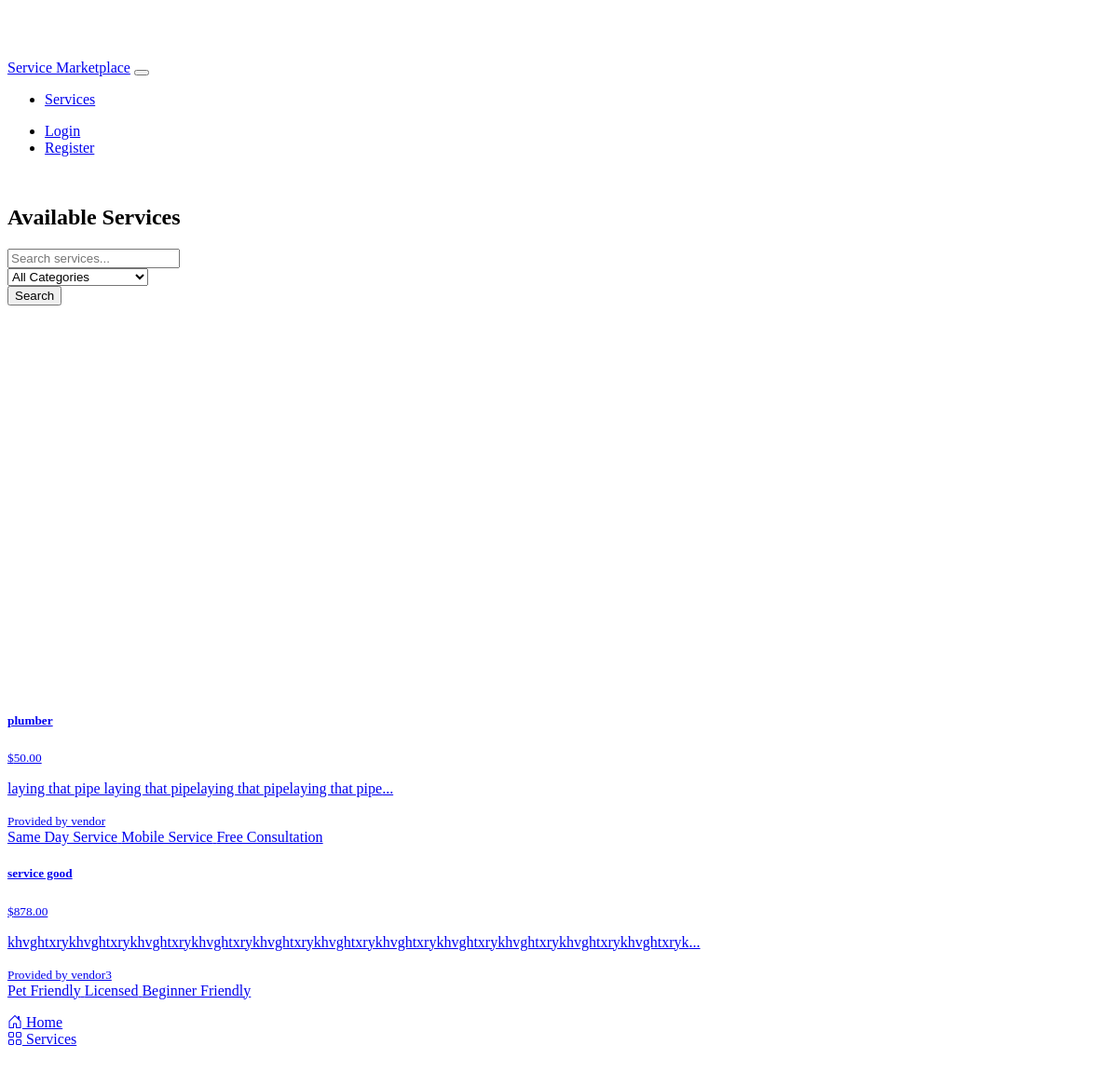
Page /services on the earlier database version.
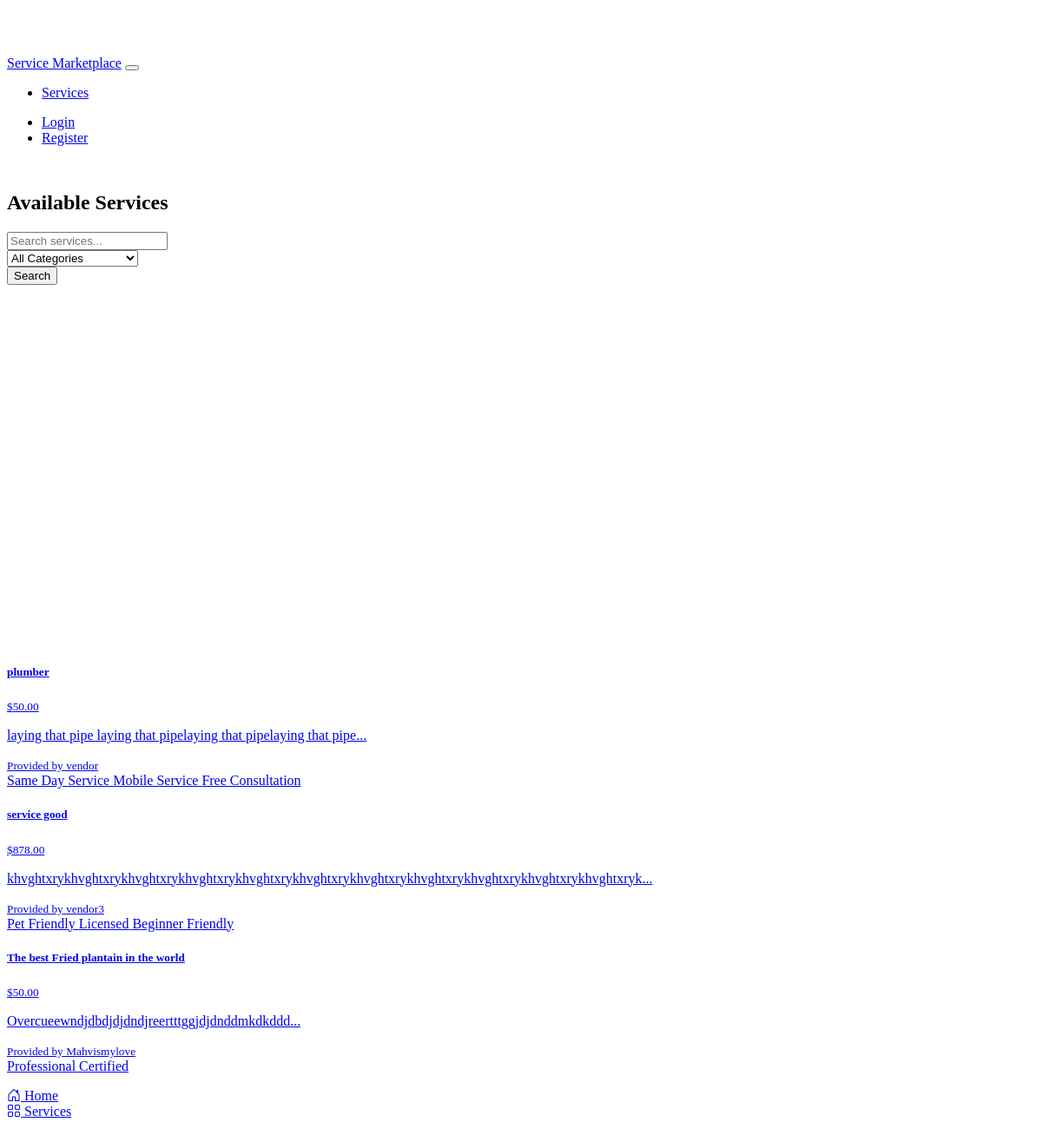
Same page on the later database version.
### models.py (models this page shows, shortened)
class Service(db.Model):
    id = db.Column(db.Integer, primary_key=True)
    title = db.Column(db.String(100), nullable=False)
    description = db.Column(db.Text, nullable=False)
    detailed_description = db.Column(db.Text)
    rate = db.Column(db.Float, nullable=False)
    project_rate = db.Column(db.Float)
    provider_id = db.Column(db.Integer, db.ForeignKey('user.id'), nullable=False)
    category_id = db.Column(db.Integer, db.ForeignKey('service_category.id'), nullable=False)
    created_at = db.Column(db.DateTime, default=datetime.utcnow)
    portfolio_images = db.Column(db.JSON)
    availability = db.Column(db.JSON)
    tags = db.relationship('ServiceTag', secondary=service_tags, lazy='subquery',
        backref=db.backref('services', lazy=True))
    requests = db.relationship('ServiceRequest', backref='service', lazy=True)

class User(UserMixin, db.Model):
    id = db.Column(db.Integer, primary_key=True)
    username = db.Column(db.String(64), unique=True, nullable=False)
    email = db.Column(db.String(120), unique=True, nullable=False)
    password_hash = db.Column(db.String(256))
    is_provider = db.Column(db.Boolean, default=False)
    is_admin = db.Column(db.Boolean, default=False)  # New admin role
    latitude = db.Column(db.Float)
    longitude = db.Column(db.Float)
    profile_image = db.Column(db.String(255))  # Store image path
    services = db.relationship('Service', backref='provider', lazy=True)

class ServiceTag(db.Model):
    id = db.Column(db.Integer, primary_key=True)
    name = db.Column(db.String(50), unique=True, nullable=False)

### routes.py (the view, shortened to what this page needs)
@app.route('/services')
def service_list():
    search_query = request.args.get('q', '')
    category_id = request.args.get('category')
    query = Service.query
    if category_id:
        query = query.filter(Service.category_id == category_id)
    services = query.all()
    categories = ServiceCategory.query.filter_by(parent_id=None).all()
    return render_template('service_list.html',
                         services=services,
                         categories=categories)

### templates/service_list.html (shortened to what this page needs)
{% extends "base.html" %}
{% block content %}
<div class="container">
    <div class="row mb-4">
        <div class="col">
            <h2>Available Services</h2>
        </div>
    </div>
    <div class="row mb-4">
        <div class="col">
            <form id="searchForm" class="card p-3">
                <div class="row g-3">
                    <div class="col-md-6">
                        <input type="text" class="form-control" id="searchInput" name="q"
                               placeholder="Search services..." value="{{ request.args.get('q', '') }}">
                    </div>
                    <div class="col-md-4">
                        <select class="form-select" id="categorySelect" name="category">
                            <option value="">All Categories</option>
                        </select>
                    </div>
                    <div class="col-md-2">
                        <button type="submit" class="btn btn-primary w-100">Search</button>
                    </div>
                </div>
            </form>
        </div>
    </div>
    <div class="row">
        <div class="col-md-8">
            <div id="map" style="height: 400px;" class="mb-4"></div>
        </div>
        <div class="col-md-4">
            <div class="list-group" id="servicesList">
                {% for service in services %}
                <a href="{{ url_for('service_detail', id=service.id) }}" class="list-group-item list-group-item-action">
                    <div class="d-flex w-100 justify-content-between">
                        <h5 class="mb-1">{{ service.title }}</h5>
                        <small>${{ "%.2f"|format(service.rate) }}</small>
                    </div>
                    <p class="mb-1">{{ service.description[:100] }}...</p>
                    <div class="d-flex justify-content-between align-items-center">
                        <small>Provided by {{ service.provider.username }}</small>
                        <div>
                            {% for tag in service.tags[:3] %}
                            <span class="badge bg-secondary">{{ tag.name }}</span>
                            {% endfor %}
                        </div>
                    </div>
                </a>
                {% endfor %}
            </div>
        </div>
    </div>
</div>
{% endblock %}

### templates/base.html (shortened to what this page needs)
<!DOCTYPE html>
<html lang="en" data-bs-theme="dark">
<head>
    <link rel="stylesheet" href="https://cdn.replit.com/agent/bootstrap-agent-dark-theme.min.css">
    <link rel="stylesheet" href="https://unpkg.com/leaflet@1.7.1/dist/leaflet.css">
    <link rel="stylesheet" href="https://cdn.jsdelivr.net/npm/bootstrap-icons@1.7.2/font/bootstrap-icons.css">
    <link rel="stylesheet" href="{{ url_for('static', filename='css/custom.css') }}">
</head>
<body>
    <nav class="navbar navbar-expand-lg navbar-dark bg-dark fixed-top mb-4">
        <div class="container">
            <a class="navbar-brand" href="{{ url_for('index') }}">Service Marketplace</a>
            <button class="navbar-toggler" type="button" data-bs-toggle="collapse" data-bs-target="#navbarNav">
            </button>
            <div class="collapse navbar-collapse" id="navbarNav">
                <ul class="navbar-nav me-auto">
                    <li class="nav-item">
                        <a class="nav-link" href="{{ url_for('service_list') }}">Services</a>
                    </li>
                </ul>
                <ul class="navbar-nav">
                    {% if current_user.is_authenticated %}
                    <li class="nav-item">
                        <a class="nav-link" href="{{ url_for('logout') }}">Logout</a>
                    </li>
                    {% else %}
                    <li class="nav-item">
                        <a class="nav-link" href="{{ url_for('login') }}">Login</a>
                    </li>
                    <li class="nav-item">
                        <a class="nav-link" href="{{ url_for('register') }}">Register</a>
                    </li>
                    {% endif %}
                </ul>
            </div>
        </div>
    </nav>
    <div class="content-wrapper">
        <div class="container">
            {% block content %}{% endblock %}
        </div>
    </div>
    <nav class="navbar navbar-dark bg-dark fixed-bottom d-lg-none">
        <div class="container-fluid">
            <div class="row w-100 text-center">
                <div class="col">
                    <a href="{{ url_for('index') }}" class="text-light text-decoration-none">
                        <i class="bi bi-house-door"></i>
                        <span class="d-block small">Home</span>
                    </a>
                </div>
                <div class="col">
                    <a href="{{ url_for('service_list') }}" class="text-light text-decoration-none">
                        <i class="bi bi-grid"></i>
                        <span class="d-block small">Services</span>
                    </a>
                </div>
            </div>
        </div>
    </nav>
</body>
</html>

### static/css/custom.css (style rules this page uses)
:root { --navbar-height: 56px; --bottom-nav-height: 65px; }
body { padding-top: var(--navbar-height); padding-bottom: var(--bottom-nav-height); }
.content-wrapper { min-height: calc(100vh - var(--navbar-height) - var(--bottom-nav-height)); padding: 1rem 0; }
.card { transition: transform 0.2s ease, box-shadow 0.2s ease; border: 1px solid var(--bs-border-color); margin-bottom: 1rem; }
.btn { transition: all 0.2s ease; position: relative; overflow: hidden; }
.form-control { transition: border-color 0.2s ease, box-shadow 0.2s ease; }
#map, #provider-map { border-radius: var(--bs-border-radius); border: 1px solid var(--bs-border-color); transition: all 0.3s ease; }
.list-group-item { background-color: var(--bs-dark); border-color: var(--bs-border-color); transition: background-color 0.2s ease; }

Differences in the rows shown:
added Service: title "The best Fried plantain in the world", rate "50.00", description "Overcueewndjdbdjdjdndjreertttggjdjdnddmkdkddd", provider.username "Mahvismylove"
now on this page (row unchanged): ServiceTag: name "Professional", shown under "The best Fried plantain in the world"
now on this page (row unchanged): ServiceTag: name "Certified", shown under "The best Fried plantain in the world"
